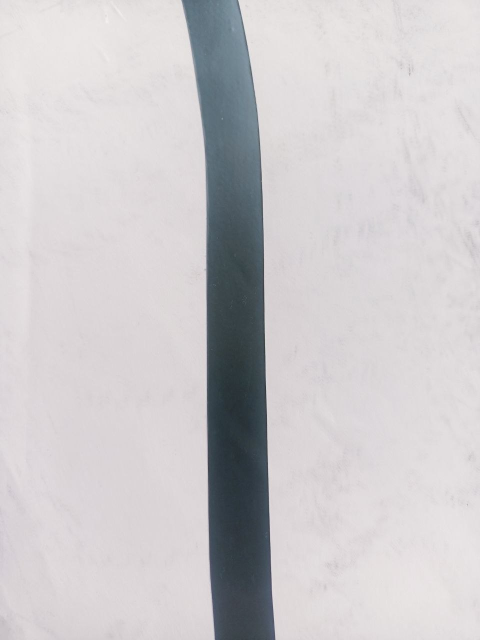
#> input picture line_test(img)/forward_line.jpg, 960 x 1280 px (shown at 1/2 size); its folder holds only this picture in this run
$ python -i 'vision on PC test.py'   (imports and definitions only)
#> lines starting #> are read from the running program, lines starting #| are printed output that depends on the picture; after the words box and inside, x2 and y2 are one past the last pixel; in counts of white or black regions, pixels touching at a corner belong together
#> further down, picture is the input picture: shape (1280, 960, 3); mean B, G, R 203.4, 201.2, 203.9
import base64
import threading
import tkinter as tk
import cv2
import time
import math
import numpy as np

def send_command_async(command):
    print(f"Відправлено команду: {command}")


video_running = False
video_thread = None


# [14 lines left out: function show_frame, not called in this run]


last_command_time = 0
command_cooldown = 0.1
movement_state = None
movement_speed = None
forward_speed = 150
turn_speed = 150
line_roi_top = 0.45
line_min_pixels = 600


def process_frame(frame):
    global last_command_time, movement_state, movement_speed

    height, width = frame.shape[:2]
#> height = 1280; width = 960
    gray = cv2.cvtColor(frame, cv2.COLOR_BGR2GRAY)
    blurred = cv2.GaussianBlur(gray, (7, 7), 0)
    thresh = cv2.adaptiveThreshold(blurred, 255, cv2.ADAPTIVE_THRESH_GAUSSIAN_C, cv2.THRESH_BINARY_INV, 11, 2)
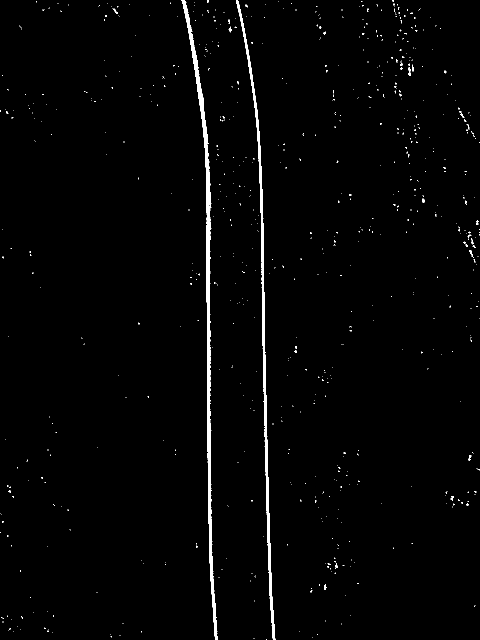
#> thresh: shape (1280, 960) (shown at 1/2 size); 1.4% white; 751 white regions (732 under 20 px), largest, box (x1, y1, x2, y2) and area: (363, 0, 435, 1280) 8352, (472, 0, 551, 1280) 6077, (817, 135, 822, 152) 59

    kernel = cv2.getStructuringElement(cv2.MORPH_RECT, (5, 5))
    thresh = cv2.morphologyEx(thresh, cv2.MORPH_CLOSE, kernel, iterations=2)
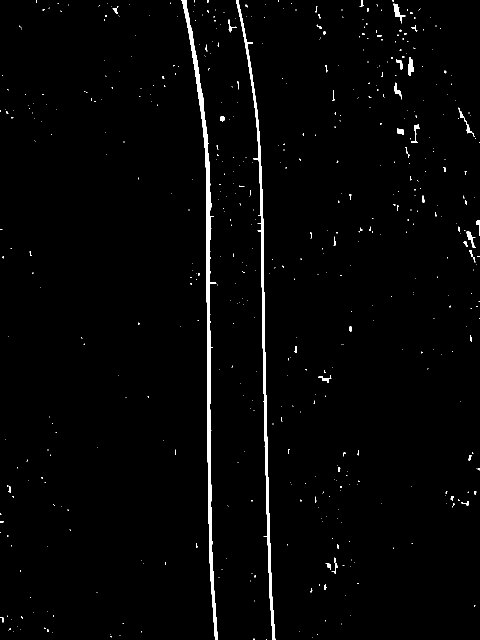
#> thresh: shape (1280, 960) (shown at 1/2 size); 1.7% white; 550 white regions (494 under 20 px), largest, box (x1, y1, x2, y2) and area: (363, 0, 435, 1280) 8838, (472, 0, 551, 1280) 6349, (787, 7, 811, 47) 298
    thresh = cv2.morphologyEx(thresh, cv2.MORPH_OPEN, kernel, iterations=1)
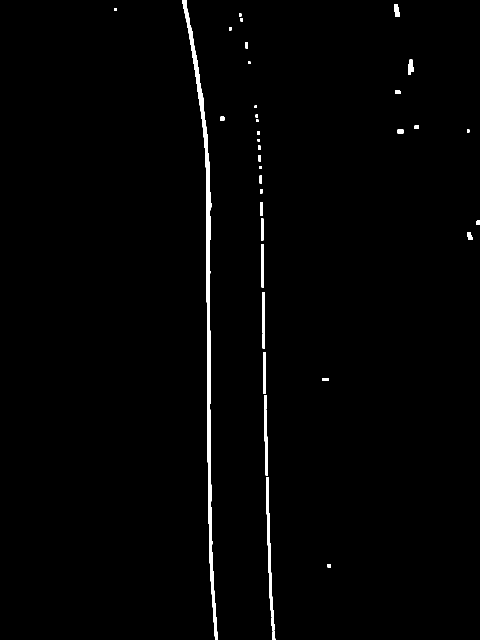
#> thresh: shape (1280, 960) (shown at 1/2 size); 1.2% white; 39 white regions

    contours, _ = cv2.findContours(thresh, cv2.RETR_EXTERNAL, cv2.CHAIN_APPROX_NONE)
#> contours = 39 contours, 4 with area under 20; largest, box (x1, y1, x2, y2) and area: (364, 0, 435, 1280) 7486, (532, 954, 547, 1234) 1170, (529, 820, 536, 951) 534, (523, 488, 528, 575) 344, (526, 704, 532, 788) 338

    main_contour = None
    if contours:
        main_contour = max(contours, key=cv2.contourArea)
#> main_contour = contour of 2573 points, box (x1, y1, x2, y2) (364, 0, 435, 1280), area 7486
        cv2.drawContours(frame, [main_contour], -1, (0, 255, 0), 2)
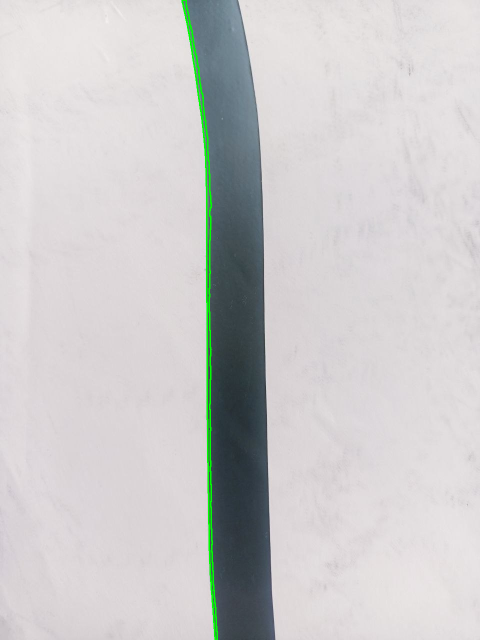
#> frame: shape (1280, 960, 3) (shown at 1/2 size); 0.65% of pixels changed, all inside (x1, y1, x2, y2) = (363, 0, 436, 1280)

    band_count = 5
    band_height = height // band_count
#> band_height = 256

    line_points = []

    for band_index in range(band_count):
        y1 = band_index * band_height
        y2 = (band_index + 1) * band_height if band_index != band_count - 1 else height
        mid_y = y1 + (y2 - y1) // 2

        cv2.line(frame, (0, y2), (width - 1, y2), (255, 255, 0), 1)

        if main_contour is not None:
            in_band_points = main_contour[(main_contour[:, 0, 1] >= y1) & (main_contour[:, 0, 1] < y2)]

            if len(in_band_points) > 0:
                xs_contour = in_band_points[:, 0, 0]
                min_x = np.min(xs_contour)
                max_x = np.max(xs_contour)

                mean_x = int((min_x + max_x) / 2)

                line_points.append((mean_x, mid_y))
                cv2.circle(frame, (mean_x, mid_y), 6, (0, 255, 255), -1)
#> this loop made 5 passes
#> (min_x, max_x, mean_x) on passes 1 to 5: (364, 412, 388), (406, 422, 414), (413, 421, 417), (414, 422, 418), (417, 434, 425)
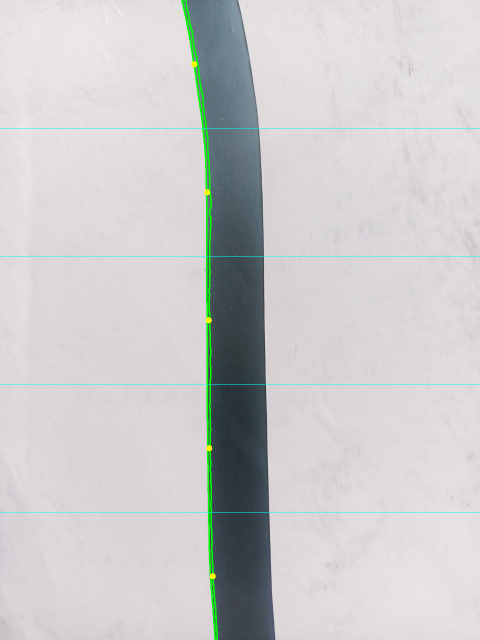
#> frame: shape (1280, 960, 3) (shown at 1/2 size); 0.36% of pixels changed, all inside (x1, y1, x2, y2) = (0, 122, 960, 1159)
#> after the loop, line_points = [(388, 128), (414, 384), (417, 640), (418, 896), (425, 1152)]

    target_x = width // 2
#> target_x = 480
    curve = 0
    angle = 0.0
    status = "No line"
    command = "stop"
    desired_speed = movement_speed

    if line_points:
        xs = np.array([p[0] for p in line_points], dtype=np.float32)
#> xs = [388, 414, 417, 418, 425]
        ys = np.array([p[1] for p in line_points], dtype=np.float32)
#> ys = [128, 384, 640, 896, 1152]

        weights = np.linspace(1.0, 2.0, len(xs))
#> weights = [1, 1.25, 1.5, 1.75, 2]
        target_x = int(np.average(xs, weights=weights))
#> target_x = 415

        if len(xs) > 1:
            curve = int(xs[0] - xs[-1])
#> curve = -37

            slope = np.polyfit(ys, xs, 1)[0]
#> slope = 0.0305
            angle = math.degrees(math.atan(slope))
#> angle = 1.75
        else:
            curve = 0
            angle = 0.0

        error_x = target_x - width // 2
#> error_x = -65

        if abs(error_x) < width * 0.08 and abs(curve) < width * 0.05:
            status = "FORWARD"
            command = "forward"
            desired_speed = forward_speed
        elif error_x < 0 or curve < 0:
            status = "LEFT"
            command = "left"
            desired_speed = turn_speed
        else:
            status = "RIGHT"
            command = "right"
            desired_speed = turn_speed

        cv2.line(frame, (width // 2, 0), (target_x, height - 1), (0, 165, 255), 2)

        cv2.putText(
            frame,
            f"Error: {error_x} Curve: {curve} Angle: {angle:.1f}",
            (20, 40),
            cv2.FONT_HERSHEY_SIMPLEX,
            0.7,
            (255, 255, 255),
            2,
        )
#> frame: shape (1280, 960, 3); mean B, G, R 202.5, 202.5, 203.3
    else:
        desired_speed = None

    current_time = time.time()
    if line_points and len(line_points) >= 1:
        if desired_speed is not None and desired_speed != movement_speed:
            send_command_async(f"speed:{desired_speed}")
            movement_speed = desired_speed

        if command != movement_state or current_time - last_command_time >= command_cooldown:
            send_command_async(command)
            movement_state = command
            last_command_time = current_time
    else:
        if current_time - last_command_time >= command_cooldown:
            send_command_async("stop")
            movement_state = None
            movement_speed = None
            last_command_time = current_time

    cv2.putText(
        frame,
        f"Status: {status}",
        (20, height - 20),
        cv2.FONT_HERSHEY_SIMPLEX,
        0.7,
        (0, 255, 0) if status == "FORWARD" else ((255, 255, 255) if status == "No line" else (0, 0, 255)),
        2,
    )
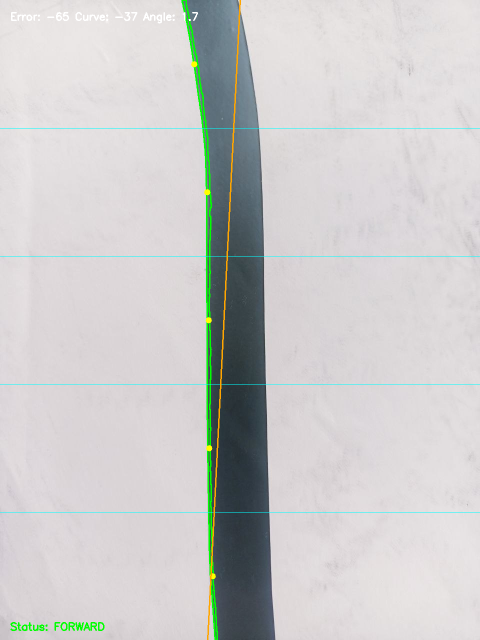
#> frame: shape (1280, 960, 3) (shown at 1/2 size); mean B, G, R 202.2, 202.6, 203

    return frame


# [37 lines left out: functions video_loop, start_video, not called in this run]


def stop_video() -> None:
    global video_running
    video_running = False


# [14 lines not run here, left out]

>>> import cv2
>>> picture = cv2.imread('line_test(img)/forward_line.jpg')
>>> result = process_frame(picture)

$ run again, on line_test(img)/left_line.jpg
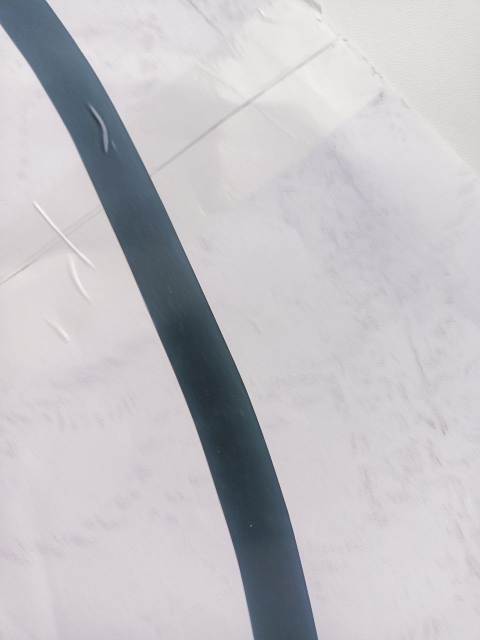
#> input picture line_test(img)/left_line.jpg, 960 x 1280 px (shown at 1/2 size)
#> picture is the input picture: shape (1280, 960, 3); mean B, G, R 197.7, 192.7, 195.5
#> in process_frame, `thresh = cv2.morphologyEx(thresh, cv2.MORPH_OPEN, kernel, iterations=1)`:
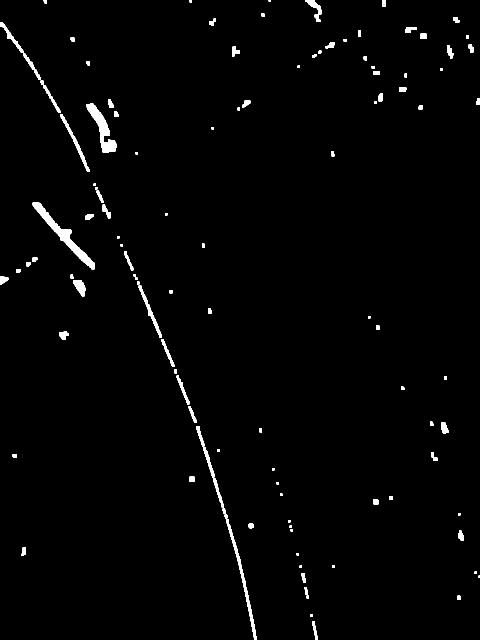
#> thresh: shape (1280, 960) (shown at 1/2 size); 1.5% white; 114 white regions (2 under 20 px)
#> contours = 114 contours, 24 with area under 20; largest, box (x1, y1, x2, y2) and area: (65, 405, 189, 539) 2418, (172, 206, 234, 306) 1874, (455, 1048, 514, 1280) 1110, (120, 228, 179, 344) 646, (277, 571, 324, 676) 569
#> main_contour = contour of 358 points, box (x1, y1, x2, y2) (65, 405, 189, 539), area 2418
#> the loop in process_frame, `for band_index in range(band_count):` made 5 passes
#> (min_x, max_x, mean_x) on passes 2 to 3: (65, 174, 119), (155, 188, 171)
#> after the loop in process_frame, `for band_index in range(band_count):`: line_points = [(119, 384), (171, 640)]
#> xs = [119, 171]
#> ys = [384, 640]
#> weights = [1, 2]
#> in process_frame, `target_x = int(np.average(xs, weights=weights))`: target_x = 153
#> curve = -52
#> slope = 0.203
#> angle = 11.48
#> error_x = -327
#> in process_frame, `cv2.putText( frame, f"Status: {status}", (20, height - 20), cv2.FONT_H..`:
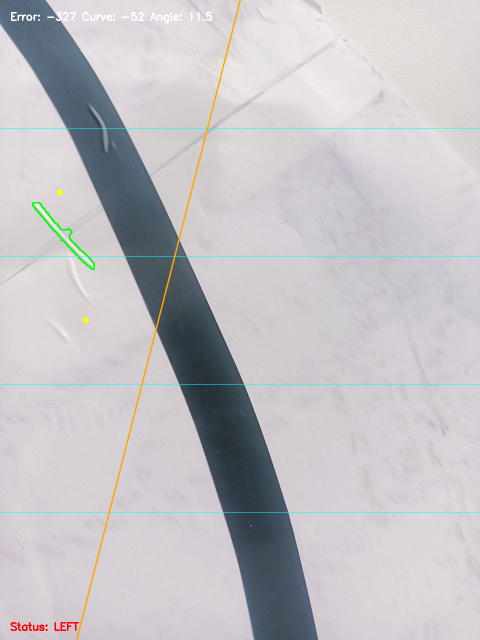
#> frame: shape (1280, 960, 3) (shown at 1/2 size); mean B, G, R 196.9, 192.9, 195

$ run again, on line_test(img)/right_line.jpg
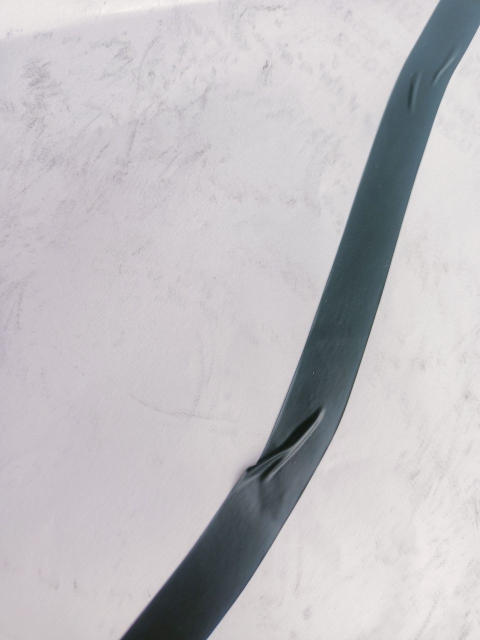
#> input picture line_test(img)/right_line.jpg, 960 x 1280 px (shown at 1/2 size)
#> picture is the input picture: shape (1280, 960, 3); mean B, G, R 193.9, 190.4, 192.8
#> in process_frame, `thresh = cv2.morphologyEx(thresh, cv2.MORPH_OPEN, kernel, iterations=1)`:
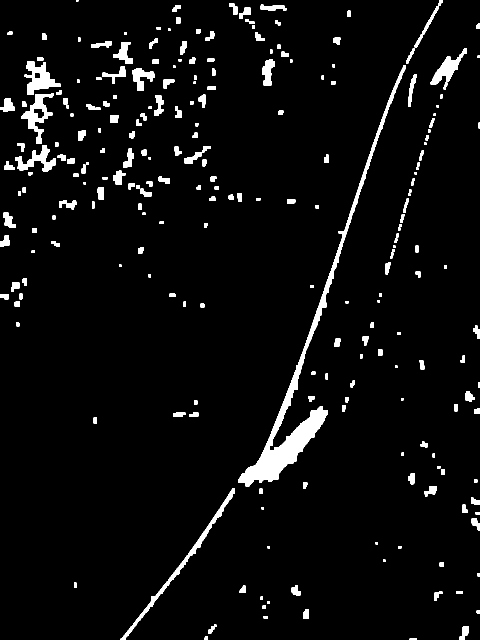
#> thresh: shape (1280, 960) (shown at 1/2 size); 4.4% white; 242 white regions (1 under 20 px)
#> contours = 242 contours, 24 with area under 20; largest, box (x1, y1, x2, y2) and area: (476, 130, 812, 973) 14071, (241, 976, 470, 1280) 2532, (42, 187, 108, 288) 2190, (49, 123, 121, 190) 2178, (861, 96, 933, 169) 1586
#> main_contour = contour of 2130 points, box (x1, y1, x2, y2) (476, 130, 812, 973), area 14071
#> the loop in process_frame, `for band_index in range(band_count):` made 5 passes
#> (min_x, max_x, mean_x) on passes 1 to 4: (757, 811, 784), (672, 764, 718), (581, 678, 629), (476, 655, 565)
#> after the loop in process_frame, `for band_index in range(band_count):`: line_points = [(784, 128), (718, 384), (629, 640), (565, 896)]
#> xs = [784, 718, 629, 565]
#> ys = [128, 384, 640, 896]
#> weights = [1, 1.33, 1.67, 2]
#> in process_frame, `target_x = int(np.average(xs, weights=weights))`: target_x = 653
#> curve = 219
#> slope = -0.291
#> angle = -16.25
#> error_x = 173
#> in process_frame, `cv2.putText( frame, f"Status: {status}", (20, height - 20), cv2.FONT_H..`:
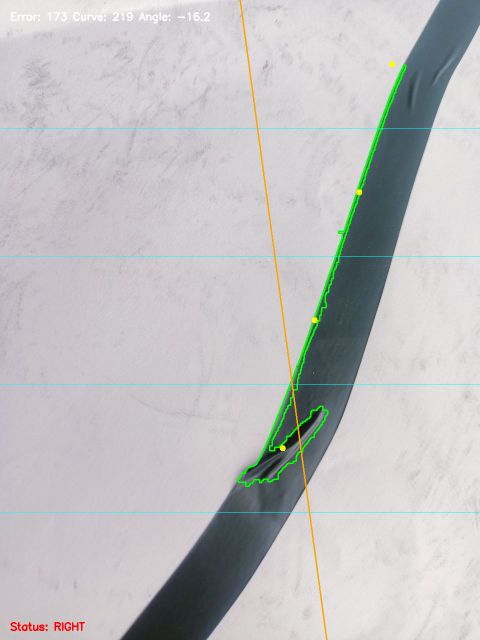
#> frame: shape (1280, 960, 3) (shown at 1/2 size); mean B, G, R 192.6, 191.4, 192
